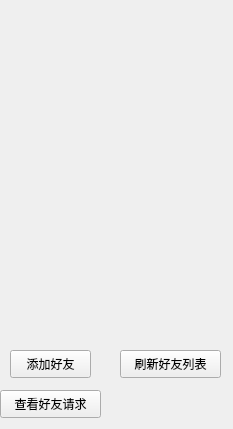
<?xml version="1.0" encoding="UTF-8"?>
<ui version="4.0">
 <class>mainlist</class>
 <widget class="QWidget" name="mainlist">
  <property name="geometry">
   <rect>
    <x>0</x>
    <y>0</y>
    <width>233</width>
    <height>429</height>
   </rect>
  </property>
  <property name="windowTitle">
   <string>Form</string>
  </property>
  <widget class="QPushButton" name="refresh">
   <property name="geometry">
    <rect>
     <x>120</x>
     <y>350</y>
     <width>101</width>
     <height>28</height>
    </rect>
   </property>
   <property name="text">
    <string>刷新好友列表</string>
   </property>
  </widget>
  <widget class="QPushButton" name="addfriend">
   <property name="geometry">
    <rect>
     <x>10</x>
     <y>350</y>
     <width>81</width>
     <height>28</height>
    </rect>
   </property>
   <property name="text">
    <string>添加好友</string>
   </property>
  </widget>
  <widget class="QPushButton" name="addrequest">
   <property name="geometry">
    <rect>
     <x>0</x>
     <y>390</y>
     <width>101</width>
     <height>28</height>
    </rect>
   </property>
   <property name="text">
    <string>查看好友请求</string>
   </property>
  </widget>
 </widget>
 <resources/>
 <connections/>
</ui>
